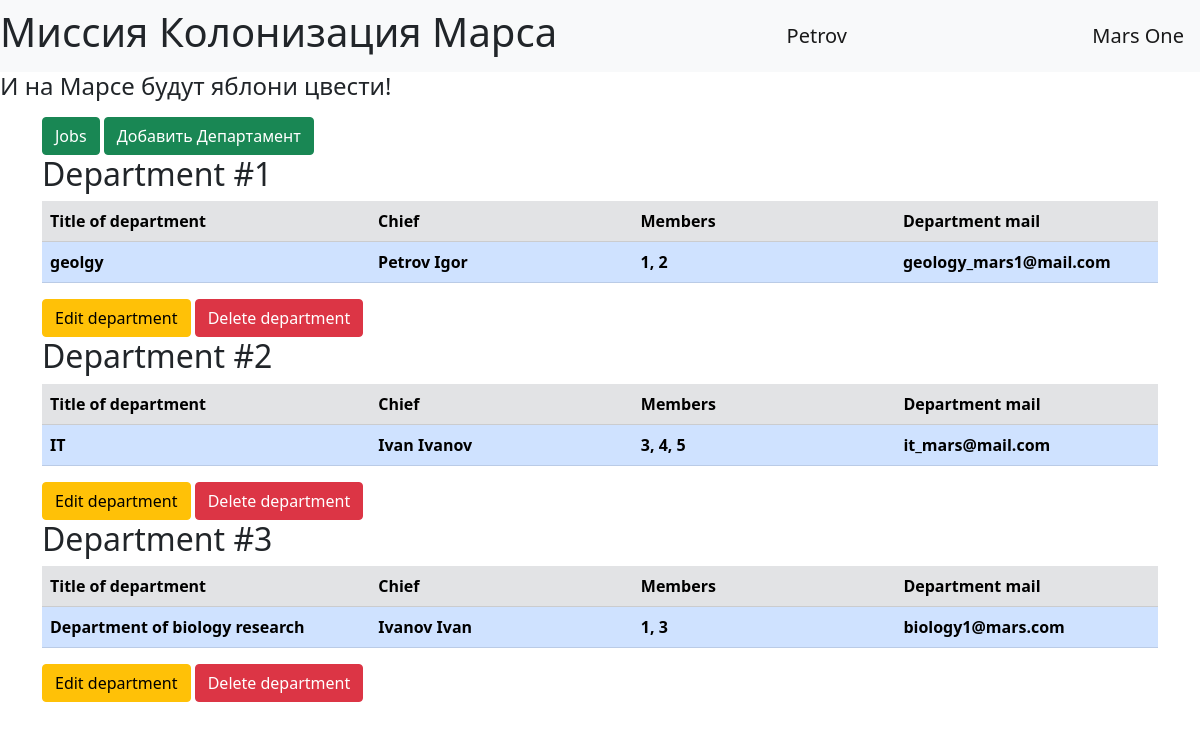
The page /departments (signed in) on the database its author committed.
### data/users.py (models this page shows, shortened)
class User(SqlAlchemyBase, UserMixin):
    __tablename__ = "users"
    id = sqlalchemy.Column(sqlalchemy.Integer, primary_key=True, autoincrement=True)
    name = sqlalchemy.Column(sqlalchemy.String, nullable=True)
    surname = sqlalchemy.Column(sqlalchemy.String, nullable=True)
    age = sqlalchemy.Column(sqlalchemy.Integer, nullable=True)
    position = sqlalchemy.Column(sqlalchemy.String, nullable=True)
    speciality = sqlalchemy.Column(sqlalchemy.String, nullable=True)
    address = sqlalchemy.Column(sqlalchemy.String, nullable=True)
    email = sqlalchemy.Column(sqlalchemy.String, unique=True, nullable=True)
    hashed_password = sqlalchemy.Column(sqlalchemy.String, nullable=True)
    modified_date = sqlalchemy.Column(sqlalchemy.DateTime, default=datetime.datetime.now)
    news = orm.relation("Jobs", back_populates='team_leader')

### data/departments.py (models this page shows)
class Department(SqlAlchemyBase):
    __tablename__ = "departments"
    id = sqlalchemy.Column(sqlalchemy.Integer, primary_key=True, autoincrement=True)
    title = sqlalchemy.Column(sqlalchemy.String, nullable=True)
    chief_id = sqlalchemy.Column(sqlalchemy.Integer, sqlalchemy.ForeignKey("users.id"))
    chief = orm.relation('User')
    members = sqlalchemy.Column(sqlalchemy.String, nullable=True)
    email = sqlalchemy.Column(sqlalchemy.String, nullable=True)

### app.py (the view)
@app.route("/departments")
def departments_index():
    session = db_session.create_session()
    departments = session.query(Department).all()
    return render_template('department_list.html', departments=departments)

### app.py (called while the page is built)
@login_manager.user_loader
def load_user(user_id):
    session = db_session.create_session()
    return session.query(User).get(user_id)

### data/db_session.py (called while the page is built)
def create_session() -> Session:
    global __factory
    return __factory()

### templates/department_list.html (shortened to what this page needs)
{% extends "base.html" %}
{% block content %}
{% if current_user.is_authenticated %}
<a class="btn btn-success" href="/">Jobs</a>
<a class="btn btn-success" href="/add_department">Добавить Департамент</a>
{% endif %}
{% for department in departments %}
<h2>Department #{{department.id}}</h2>
  <table class="table">
    <tr class="table-secondary">
      <th width="25%">Title of department</th>
      <th width="20%">Chief</th>
      <th width="20%">Members</th>
      <th width="20%">Department mail</th>
    </tr>
    <tr class="table-primary">
      <th>{{ department.title }}</th>
      <th>{{ department.chief.name }} {{ department.chief.surname }}</th>
      <th>{{ department.members }}</th>
      <th>{{ department.email }}</th>
    </tr>
  </table>
  {% if current_user.is_authenticated and (current_user.id == 1 or current_user.id == department.chief_id) %}
    <a href="/edit_department/{{ department.id }}" class="btn btn-warning">Edit department</a>
    <a href="/delete_department/{{ department.id }}" class="btn btn-danger">Delete department</a>
  {% endif %}
{% endfor %}
{% endblock %}

### templates/base.html (shortened to what this page needs)
<!doctype html>
<html lang="ru">
  <head>
      <link href="https://cdn.jsdelivr.net/npm/bootstrap@5.1.3/dist/css/bootstrap.min.css" rel="stylesheet">
  </head>
  <body>
    <nav class="navbar navbar-light bg-light">
        <h1>Миссия Колонизация Марса</h1>
        {% if current_user.is_authenticated %}
          <a class="navbar-brand" href="/logout">{{ current_user.name }}</a>
        {% else %}
          <p>
              <a class="btn btn-primary " href="/register">Зарегистрироваться</a>
              <a class="btn btn-success" href="/login">Войти</a>
          </p>
        {% endif %}
        <a href="/" class="navbar-brand">Mars One</a>
    </nav>
    <h4>И на Марсе будут яблони цвести!</h4>
    <main role="main" class="container">
      {% block content %}{% endblock %}
    </main>
  </body>
</html>

### rows shown on the page
User: name "Petrov"
Department: id "1", title "geolgy", chief.name "Petrov", chief.surname "Igor", members "1, 2", email "geology_mars1@mail.com"
Department: id "2", title "IT", chief.name "Ivan", chief.surname "Ivanov", members "3, 4, 5", email "it_mars@mail.com"
Department: id "3", title "Department of biology research", chief.name "Ivanov", chief.surname "Ivan", members "1, 3", email "biology1@mars.com"
